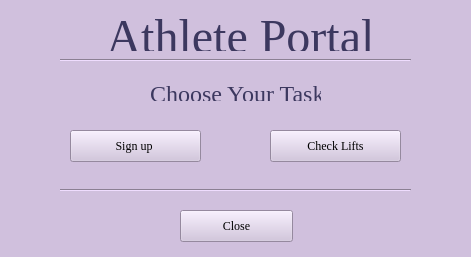
<?xml version="1.0" encoding="UTF-8"?>
<ui version="4.0">
 <class>AthletePortal</class>
 <widget class="QWidget" name="AthletePortal">
  <property name="geometry">
   <rect>
    <x>0</x>
    <y>0</y>
    <width>471</width>
    <height>257</height>
   </rect>
  </property>
  <property name="maximumSize">
   <size>
    <width>16777215</width>
    <height>257</height>
   </size>
  </property>
  <property name="windowTitle">
   <string>Athlete Portal</string>
  </property>
  <property name="styleSheet">
   <string notr="true">background-color: rgb(208, 192, 221);</string>
  </property>
  <widget class="QPushButton" name="Close">
   <property name="geometry">
    <rect>
     <x>180</x>
     <y>210</y>
     <width>113</width>
     <height>32</height>
    </rect>
   </property>
   <property name="font">
    <font>
     <family>Georgia</family>
    </font>
   </property>
   <property name="text">
    <string>Close</string>
   </property>
  </widget>
  <widget class="QLabel" name="label_2">
   <property name="geometry">
    <rect>
     <x>150</x>
     <y>80</y>
     <width>171</width>
     <height>21</height>
    </rect>
   </property>
   <property name="font">
    <font>
     <family>Georgia</family>
    </font>
   </property>
   <property name="text">
    <string>&lt;html&gt;&lt;head/&gt;&lt;body&gt;&lt;p align=&quot;center&quot;&gt;&lt;span style=&quot; font-size:18pt; color:#3c385f;&quot;&gt;Choose Your Task:&lt;/span&gt;&lt;/p&gt;&lt;/body&gt;&lt;/html&gt;</string>
   </property>
  </widget>
  <widget class="Line" name="line">
   <property name="geometry">
    <rect>
     <x>60</x>
     <y>50</y>
     <width>351</width>
     <height>20</height>
    </rect>
   </property>
   <property name="orientation">
    <enum>Qt::Horizontal</enum>
   </property>
  </widget>
  <widget class="QPushButton" name="Register">
   <property name="geometry">
    <rect>
     <x>70</x>
     <y>130</y>
     <width>131</width>
     <height>32</height>
    </rect>
   </property>
   <property name="font">
    <font>
     <family>Georgia</family>
    </font>
   </property>
   <property name="text">
    <string>Sign up </string>
   </property>
  </widget>
  <widget class="QPushButton" name="CheckLifts">
   <property name="geometry">
    <rect>
     <x>270</x>
     <y>130</y>
     <width>131</width>
     <height>32</height>
    </rect>
   </property>
   <property name="font">
    <font>
     <family>Georgia</family>
    </font>
   </property>
   <property name="text">
    <string>Check Lifts</string>
   </property>
  </widget>
  <widget class="Line" name="line_2">
   <property name="geometry">
    <rect>
     <x>60</x>
     <y>180</y>
     <width>351</width>
     <height>20</height>
    </rect>
   </property>
   <property name="orientation">
    <enum>Qt::Horizontal</enum>
   </property>
  </widget>
  <widget class="QLabel" name="label">
   <property name="geometry">
    <rect>
     <x>90</x>
     <y>10</y>
     <width>301</width>
     <height>41</height>
    </rect>
   </property>
   <property name="font">
    <font>
     <family>Georgia</family>
    </font>
   </property>
   <property name="text">
    <string>&lt;html&gt;&lt;head/&gt;&lt;body&gt;&lt;p align=&quot;center&quot;&gt;&lt;span style=&quot; font-size:36pt; color:#3c385f;&quot;&gt;Athlete Portal&lt;/span&gt;&lt;/p&gt;&lt;/body&gt;&lt;/html&gt;</string>
   </property>
  </widget>
 </widget>
 <resources/>
 <connections/>
</ui>
